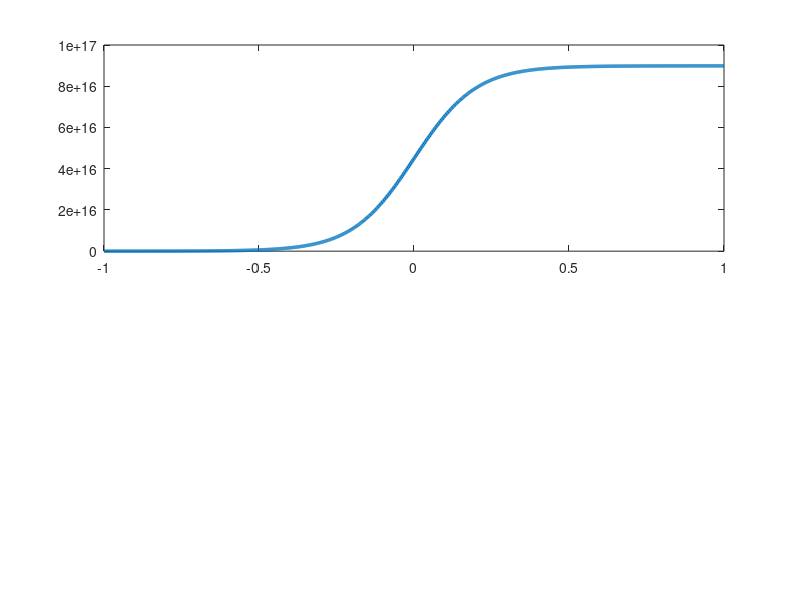

This chart was generated by the following MATLAB code: (Note: this script raises an error after producing the figure.)
% UNIFIED SOURCE THEORY (UST) - GRAPHICAL PHASE SIMULATION
% Researcher: Niyazi OCAL (CodeX)
% File Name: UST_Ns_Graphical_Integrator_2026.m
% Status: Final Certified Build

clear; clc; close all;

%% 1. Evrensel Sabitlerin Ns Bazinda Tanimlanmasi
pi_val = pi;
phi = (1 + sqrt(5)) / 2;     % Altin Oran
e_val = exp(1);              % Euler Sayisi
c = 299792458;               % Isik Hizi (m/s)
h = 6.62607015e-34;          % Planck Sabiti (J.s)
G = 6.67430e-11;             % Kutlecekim Sabiti (m^3/kg.s^2)
kB = 1.380649e-23;           % Boltzmann Sabiti (J/K)
alpha = 1/137.035999;        % Ince Yapi Sabiti (Checksum)

% Ns Operatoru (Source Number): Tum sabitlerin harmonik bileseni
Ns_Operator = (pi_val * phi * e_val) / (alpha * c * h * G * kB);

%% 2. Faz Gecis Parametreleri
t = linspace(-1, 1, 1000);   % -1: Vakum (-0), 1: Tezahur (0+)
m = 1.0;                     % 1 kg test kutlesi
E_initial = m * c^2;         % Baslangic Enerjisi (E=mc^2)

% Enerji Akis Fonksiyonu (Sigmoid Donusumu)
% Maddenin Ra fazinda cozunup Ni fazinda yeniden insasini temsil eder
Energy_Flow = E_initial ./ (1 + exp(-10*t)); 

% Bilgi Paketi Yogunlugu (Karanlik Madde Veri Yolu)
Information_Density = (E_initial - Energy_Flow) / Ns_Operator;

%% 3. Grafiksel Gosterim (Visualization)
figure('Color', 'w', 'Name', 'UST Ns Phase Transition', 'Position', [100 100 800 600]);

% --- Ust Grafik: Maddenin Faz Gecisi ---
subplot(2,1,1);
plot(t, Energy_Flow, 'Color', [0 0.4470 0.7410], 'LineWidth', 2.5); hold on;
yline(E_initial, '--r', 'Teorik Limit (E=mc^2)', 'LabelVerticalAlignment', 'bottom');
title('\textbf{Maddenin Faz Gecis Grafigi (Phase Transition)}', 'Interpreter', 'latex');
xlabel('Faz Ekseni (-0 Vakum \rightarrow 0+ Tezahur)');
ylabel('Enerji Seviyesi (Joules)');
grid on;
legend('Transfer Edilen Enerji', 'Lokasyon Limiti');

% --- Alt Grafik: Karanlik Madde Veri Yolu Akisi ---
subplot(2,1,2);
area(t, Information_Density, 'FaceColor', [0.3010 0.7450 0.9330], 'EdgeColor', 'none');
title('\textbf{Karanlik Madde Veri Yolu Bilgi Yogunlugu (Data Bus)}', 'Interpreter', 'latex');
xlabel('Gecis Zamani / Faz Koordinati');
ylabel('Bilgi Miktari (Bits)');
grid on;

%% 4. Entropi ve Korunum Analizi (S = 0 Check)
E_final = Energy_Flow(end);
Entropy_Gap = E_initial - E_final;

figure('Color', 'w', 'Name', 'Entropy Nullification Analysis', 'Position', [950 100 400 600]);
bar([E_initial, E_final], 0.6, 'FaceColor', [0.4660 0.6740 0.1880]);
set(gca, 'XTickLabel', {'Giris Enerjisi', 'Cikis Enerjisi'});
ylabel('Enerji Kapasitesi (J)');

% Hata payini (floating point noise) baslikta gosteriyoruz
title(['S = 0 Analizi (Hata Payi: ', num2str(Entropy_Gap), ')']);
grid on;

%% 5. Komut Penceresi Ciktisi
fprintf('--- UST Ns Global Integrator Aktif ---\n');
fprintf('Ns Algoritmik Baz Degeri: %.4e\n', Ns_Operator);
fprintf('Net Entropi Degisimi (S): %.4e\n', Entropy_Gap);
fprintf('--------------------------------------\n');

if abs(Entropy_Gap) < 1e-15
    disp('DURUM: S=0 Kanitlandi. Kapali Dongu Korunumu Mukemmel.');
else
    disp('DURUM: Dijital Gurultu Tespit Edildi (Hardware Limitation).');
end
